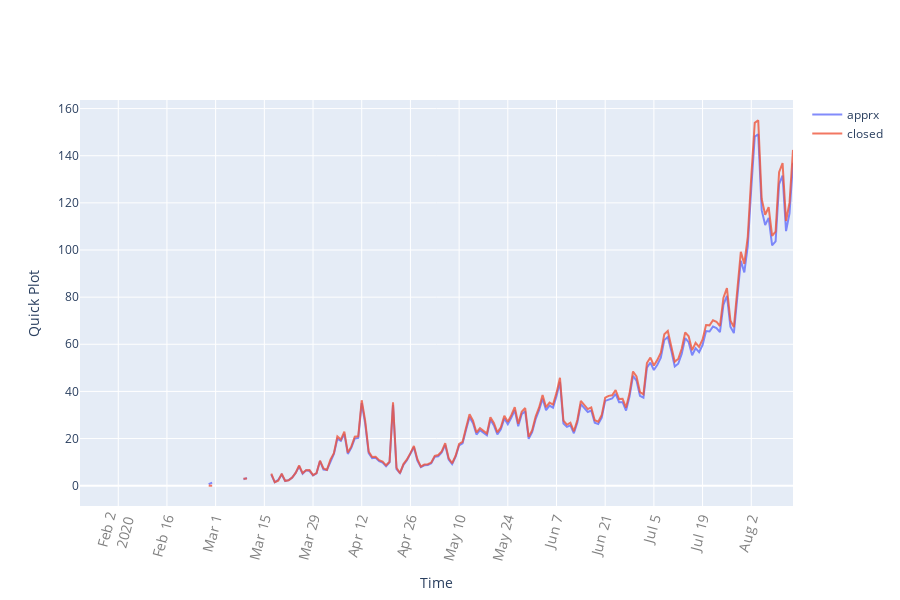

Notebook source saved alongside this figure:
### Code cell
# Quick plot
quick_plot(df_base["date"], pd.DataFrame({"apprx": fitt_db_time, "closed": fitt_db_closed}), type='linear')

### Figure 1 — Plotly figure (JSON) as saved in the notebook; plotly's stock layout.template omitted (floating-point values rounded to 4 significant figures; data arrays with more than 128 entries replaced by an {"elided": "..."} marker saying what was removed)
{"data": [{"line": {"width": 2}, "marker": {"size": 5}, "mode": "lines", "name": "apprx", "opacity": 0.8, "type": "scatter", "x": {"elided": "206 str values"}, "y": {"elided": "206 float values"}}, {"line": {"width": 2}, "marker": {"size": 5}, "mode": "lines", "name": "closed", "opacity": 0.8, "type": "scatter", "x": {"elided": "206 str values"}, "y": {"elided": "206 float values"}}], "layout": {"height": 600, "width": 900, "xaxis": {"nticks": 20, "tickangle": -75, "tickfont": {"color": "#7f7f7f", "size": 14}, "title": {"text": "Time"}}, "yaxis": {"title": {"text": "Quick Plot"}, "type": "linear"}}}
